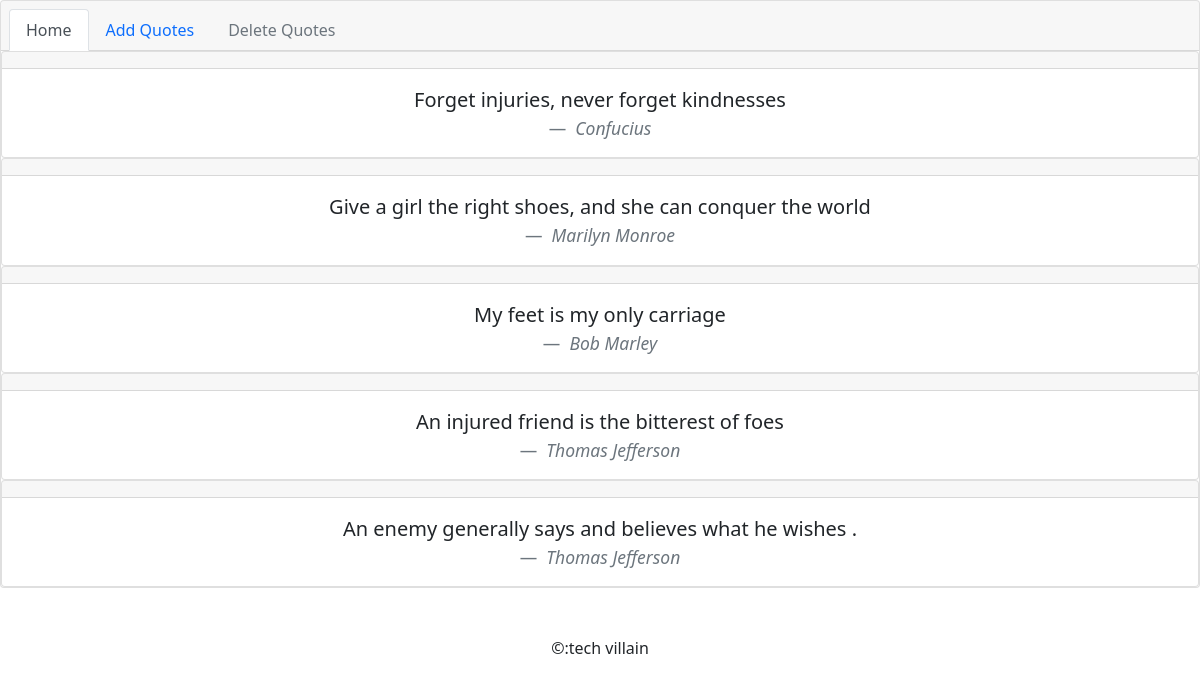
Before: / with the older database file.
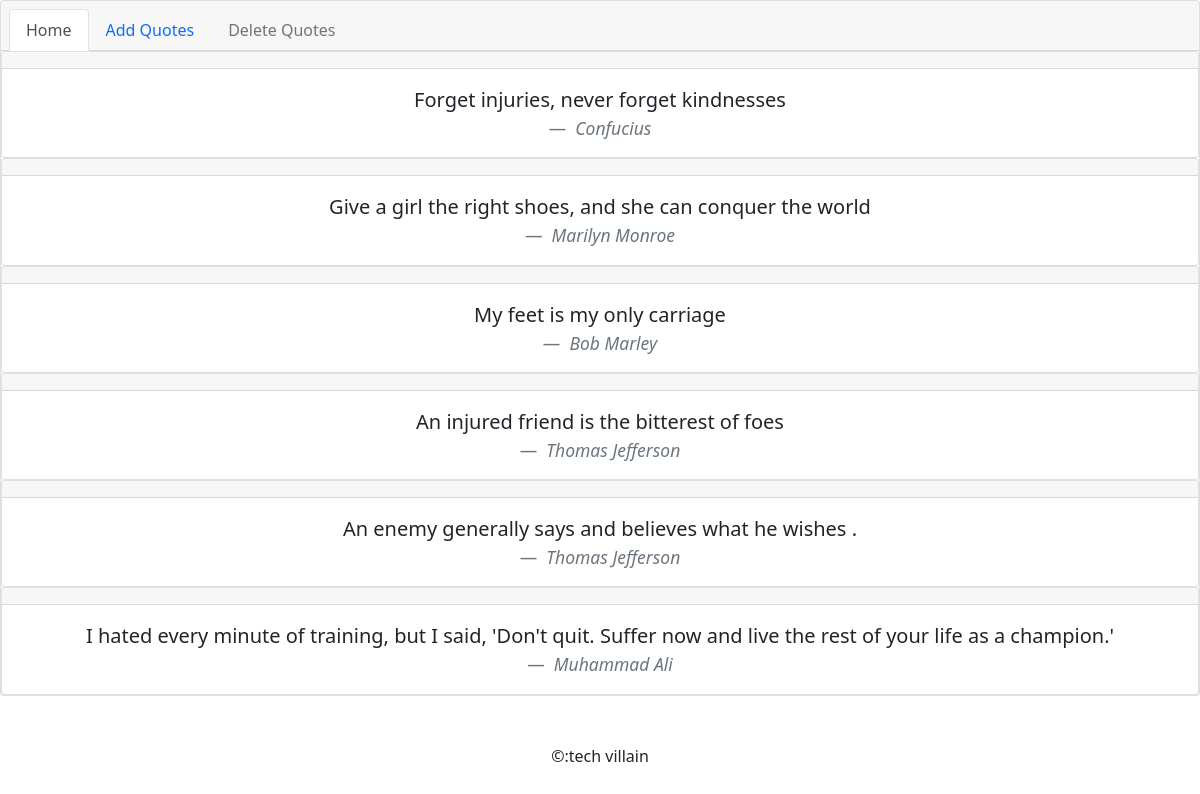
After: the same page with the newer database file.
### second/models.py (models this page shows, shortened)
class addQuotes(models.Model):
	quotes = models.TextField()
	author=models.CharField(max_length=100)

### second/views.py (the view)
# urls.py: path('', views.htmlfile, name='htmlfl'),
def htmlfile(request):
	documents=addQuotes.objects.all()
	context={
		'documents' :documents,
	}
	return render(request,'index.html', context)

### templates/index.html (shortened to what this page needs)
<!doctype html>
<html lang="en">
	<head>
		<link href="https://cdn.jsdelivr.net/npm/bootstrap@5.0.2/dist/css/bootstrap.min.css" rel="stylesheet">
	</head>
	<body>
		<div class="card text-center">
			<div class="card-header">
				<ul class="nav nav-tabs card-header-tabs">
					<li class="nav-item">
						<a class="nav-link active" aria-current="true" href="/home">Home</a>
					</li>
					<li class="nav-item">
						<a class="nav-link" href="/add_quotes">Add Quotes</a>
					</li>
					<li class="nav-item">
						<a class="nav-link disabled" href="/delete_quotes">Delete Quotes</a>
					</li>
				</ul>
			</div>
			{% for doc in documents%}
			<div class="card" title="ID = {{ doc.id }}">
				<div class="card-header">
				</div>
				<div class="card-body">
					<blockquote class="blockquote mb-0">
						<p>{{ doc.quotes}}</p>
					<footer class="blockquote-footer"> <cite>{{doc.author}}</cite></footer>
				</blockquote>
			</div>
		</div>
		{% endfor %}
	</div>
	<div class="text-center my-5">&copy:tech villain</div>
</body>
</html>

Changed rows visible on the page:
added addQuotes: quotes "I hated every minute of training, but I said, 'Don't quit. Suffer now and live the rest of your life as a champion.'", author "Muhammad Ali"
